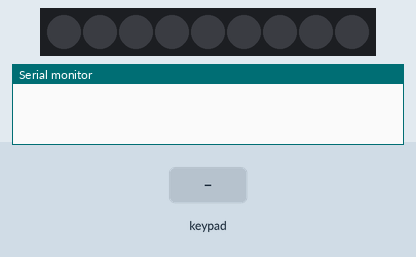
Bench run of a sketch on a simulated Arduino Uno, built with avr-gcc and run on an emulated ATmega328P. On the bench: 9 RGB LEDs in strip order, left to right, the last lines printed to the serial monitor. Wiring (inferred from the names in the program): 3×3 keypad with keys 1 2 3 4 5 6 7 8 9 (labels assumed): rows A0, A1, A2; columns pin 4, pin 5, pin 6. The test bench sets the inputs (shaded band).

Above: at 1.2 s.
1.3 s: keypad keys 1 2 pressed 0.4 s apart
At 3.8 s:
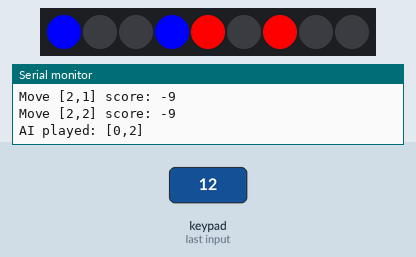
4.1 s: key '4' pressed
At 7.0 s:
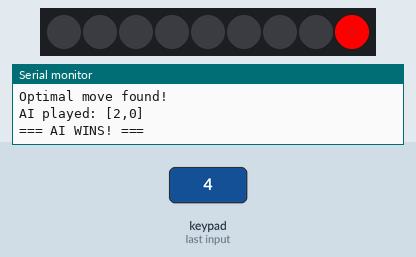
9.5 s: key '3' pressed
At 12.2 s:
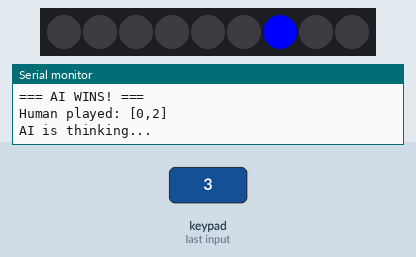
12.5 s: keypad keys 2 5 pressed 0.4 s apart
At 14.2 s:
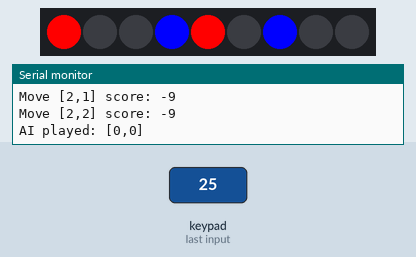
Timing chart, 0 to 15.7 s (numbered marks = the images above; inputs shaded):
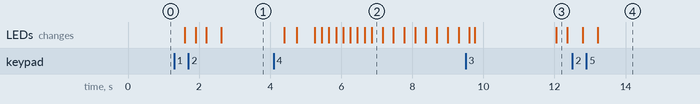

The sketch:

UnbeatableTicTacToe.ino
```cpp
#include <FastLED.h>

// Uncomment for AI vs AI demo mode
// #define DEMO_MODE
// Demo mode not implemented yet

enum Player { EMPTY, HUMAN, AI_OPPONENT };

// Board configuration
static constexpr uint8_t GRID_SIZE = 3;

// Column pins (output) - for scanning sensors
static constexpr uint8_t SENSOR_COL_0_PIN = 4;
static constexpr uint8_t SENSOR_COL_1_PIN = 5;
static constexpr uint8_t SENSOR_COL_2_PIN = 6;

// Row pins (input) - for reading sensors
static constexpr uint8_t SENSOR_ROW_0_PIN = A0;
static constexpr uint8_t SENSOR_ROW_1_PIN = A1;
static constexpr uint8_t SENSOR_ROW_2_PIN = A2;

// LED configuration
static constexpr uint8_t LED_DATA_PIN = 9;
static constexpr uint8_t TOTAL_LEDS = GRID_SIZE * GRID_SIZE;

// Random seed pin
static constexpr uint8_t RANDOM_SEED_PIN = A3;

// Game state
Player currentPlayer = HUMAN;
bool isFirstMove = true;
Player gameBoard[GRID_SIZE][GRID_SIZE];
CRGB ledArray[TOTAL_LEDS];

// LED colors
const CRGB COLOR_HUMAN = CRGB::Blue;
const CRGB COLOR_AI = CRGB::Red;
const CRGB COLOR_EMPTY = CRGB::Black;
const CRGB COLOR_DRAW = CRGB::Green;

void setup() {
  Serial.begin(9600);

  // Initialize LED strip
  FastLED.addLeds<WS2811, LED_DATA_PIN, RGB>(ledArray, TOTAL_LEDS);

  // Setup sensor column pins (output)
  pinMode(SENSOR_COL_0_PIN, OUTPUT);
  pinMode(SENSOR_COL_1_PIN, OUTPUT);
  pinMode(SENSOR_COL_2_PIN, OUTPUT);

  // Setup sensor row pins (input with pullup)
  pinMode(SENSOR_ROW_0_PIN, INPUT_PULLUP);
  pinMode(SENSOR_ROW_1_PIN, INPUT_PULLUP);
  pinMode(SENSOR_ROW_2_PIN, INPUT_PULLUP);

  // Initialize random seed for AI first move randomization
  randomSeed(analogRead(RANDOM_SEED_PIN));

  // Clear board
  resetBoard();
}

// ============================================
// SENSOR POLLING FUNCTIONS
// ============================================

// Activate a specific column for sensor scanning
void activateSensorColumn(uint8_t columnIndex) {
  for (uint8_t col = 0; col < GRID_SIZE; ++col) {
    if (col == columnIndex) {
      digitalWrite(col + SENSOR_COL_0_PIN, LOW);  // Activate this column
    } else {
      digitalWrite(col + SENSOR_COL_0_PIN, HIGH); // Deactivate others
    }
  }
  // Allow signals to settle after switching columns
  delayMicroseconds(50);
}

// Check which row sensor is triggered (-1 if none) with simple debouncing
int8_t getActiveSensorRow() {
  for (uint8_t row = 0; row < GRID_SIZE; ++row) {
    uint8_t hits = 0;
    const uint8_t samples = 3;
    for (uint8_t s = 0; s < samples; ++s) {
      if (digitalRead(row + SENSOR_ROW_0_PIN) == LOW) {
        hits++;
      }
      delayMicroseconds(50);
    }
    if (hits == samples) {
      return row;
    }
  }
  return -1; // No sensor triggered
}

// ============================================
// BOARD DISPLAY FUNCTIONS
// ============================================

void updateLEDDisplay() {
  for (uint8_t row = 0; row < GRID_SIZE; ++row) {
    for (uint8_t col = 0; col < GRID_SIZE; ++col) {
      uint8_t ledIndex = row + col * GRID_SIZE;

      switch (gameBoard[row][col]) {
        case EMPTY:
          ledArray[ledIndex] = COLOR_EMPTY;
          break;
        case HUMAN:
          ledArray[ledIndex] = COLOR_HUMAN;
          break;
        case AI_OPPONENT:
          ledArray[ledIndex] = COLOR_AI;
          break;
      }
    }
  }
  FastLED.show();
}

// ============================================
// GAME LOGIC FUNCTIONS
// ============================================

void resetBoard() {
  for (uint8_t row = 0; row < GRID_SIZE; ++row) {
    for (uint8_t col = 0; col < GRID_SIZE; ++col) {
      gameBoard[row][col] = EMPTY;
    }
  }
  isFirstMove = true;
  currentPlayer = HUMAN;
}

// Check if there are any empty spaces left
bool hasMovesRemaining() {
  for (uint8_t row = 0; row < GRID_SIZE; ++row) {
    for (uint8_t col = 0; col < GRID_SIZE; ++col) {
      if (gameBoard[row][col] == EMPTY) {
        return true;
      }
    }
  }
  return false;
}

// Evaluate board state: +10 for AI win, -10 for human win, 0 for no winner
int16_t evaluateBoardState() {
  // Rows
  for (uint8_t r = 0; r < GRID_SIZE; ++r) {
    if (gameBoard[r][0] != EMPTY &&
        gameBoard[r][0] == gameBoard[r][1] &&
        gameBoard[r][1] == gameBoard[r][2]) {
      return (gameBoard[r][0] == AI_OPPONENT) ? 10 : -10;
    }
  }

  // Columns
  for (uint8_t c = 0; c < GRID_SIZE; ++c) {
    if (gameBoard[0][c] != EMPTY &&
        gameBoard[0][c] == gameBoard[1][c] &&
        gameBoard[1][c] == gameBoard[2][c]) {
      return (gameBoard[0][c] == AI_OPPONENT) ? 10 : -10;
    }
  }

  // Main diagonal
  if (gameBoard[0][0] != EMPTY &&
      gameBoard[0][0] == gameBoard[1][1] &&
      gameBoard[1][1] == gameBoard[2][2]) {
    return (gameBoard[0][0] == AI_OPPONENT) ? 10 : -10;
  }

  // Anti-diagonal
  if (gameBoard[0][2] != EMPTY &&
      gameBoard[0][2] == gameBoard[1][1] &&
      gameBoard[1][1] == gameBoard[2][0]) {
    return (gameBoard[0][2] == AI_OPPONENT) ? 10 : -10;
  }

  return 0; // No winner yet
}

// ============================================
// AI - MINIMAX ALGORITHM
// ============================================

int16_t minimax(Player player, uint8_t depth = 0) {
  int16_t boardValue = evaluateBoardState();

  // Terminal states with depth bias
  if (boardValue == 10) {
    return 10 - depth; // quicker win is better
  }
  if (boardValue == -10) {
    return depth - 10; // delay losses
  }
  if (!hasMovesRemaining()) {
    return 0; // Draw
  }

  if (player == AI_OPPONENT) {
    // AI's turn - maximize score
    int16_t maxScore = -10000;

    for (uint8_t row = 0; row < GRID_SIZE; ++row) {
      for (uint8_t col = 0; col < GRID_SIZE; ++col) {
        if (gameBoard[row][col] != EMPTY) continue;

        gameBoard[row][col] = AI_OPPONENT; // Try move
        int16_t score = minimax(HUMAN, depth + 1);
        maxScore = max(maxScore, score);
        gameBoard[row][col] = EMPTY; // Undo move
      }
    }
    return maxScore;

  } else {
    // Human's turn - minimize score
    int16_t minScore = 10000;

    for (uint8_t row = 0; row < GRID_SIZE; ++row) {
      for (uint8_t col = 0; col < GRID_SIZE; ++col) {
        if (gameBoard[row][col] != EMPTY) continue;

        gameBoard[row][col] = HUMAN; // Try move
        int16_t score = minimax(AI_OPPONENT, depth + 1);
        minScore = min(minScore, score);
        gameBoard[row][col] = EMPTY; // Undo move
      }
    }
    return minScore;
  }
}

bool calculateBestMove(uint8_t& bestRow, uint8_t& bestCol, Player player) {
  bool found = false;
  int16_t bestScore = (player == AI_OPPONENT) ? -10000 : 10000;
  Player opponent = (player == AI_OPPONENT) ? HUMAN : AI_OPPONENT;

  Serial.println("Calculating best move...");

  for (uint8_t row = 0; row < GRID_SIZE; ++row) {
    for (uint8_t col = 0; col < GRID_SIZE; ++col) {
      if (gameBoard[row][col] != EMPTY) continue;

      found = true;

      // Try this move
      gameBoard[row][col] = player;
      int16_t moveScore = minimax(opponent); // depth defaults to 0

      Serial.print("Move [");
      Serial.print(row);
      Serial.print(",");
      Serial.print(col);
      Serial.print("] score: ");
      Serial.println(moveScore);

      gameBoard[row][col] = EMPTY; // Undo move

      // Check if this is better
      bool isBetterMove = (player == AI_OPPONENT) ? (moveScore > bestScore) : (moveScore < bestScore);

      if (isBetterMove) {
        bestRow = row;
        bestCol = col;
        bestScore = moveScore;
      }

      // Early exit if optimal move found
      if ((player == AI_OPPONENT && bestScore == 10) || (player == HUMAN && bestScore == -10)) {
        Serial.println("Optimal move found!");
        return true;
      }
    }
  }

  return found;
}

// ============================================
// ANIMATION FUNCTIONS
// ============================================

void playWinAnimation(CRGB color) {
  // Chase effect
  for (int i = 0; i < TOTAL_LEDS; ++i) {
    for (int j = 0; j < TOTAL_LEDS; ++j) {
      ledArray[j] = (j == i) ? color : COLOR_EMPTY;
    }
    FastLED.show();
    delay(200);
  }

  // Fade out effect
  for (int brightness = 255; brightness >= 0; --brightness) {
    FastLED.setBrightness(brightness);
    for (int i = 0; i < TOTAL_LEDS; ++i) {
      ledArray[i] = color;
    }
    FastLED.show();
    delay(10);
  }

  FastLED.setBrightness(255); // Reset brightness
}

// ============================================
// DEBUG FUNCTIONS
// ============================================

void printBoardToSerial() {
  Serial.println("\n--- Current Board ---");
  for (uint8_t row = 0; row < GRID_SIZE; ++row) {
    for (uint8_t col = 0; col < GRID_SIZE; ++col) {
      Serial.print(gameBoard[row][col]);
      Serial.print(" ");
    }
    Serial.println();
  }
  Serial.println("-------------------\n");
}

// ============================================
// MAIN GAME LOOP
// ============================================

void loop() {
  uint8_t chosenRow = 0;
  uint8_t chosenCol = 0;

  // ===== HUMAN'S TURN =====
  if (currentPlayer == HUMAN) {
    // Scan for sensor input
    for (uint8_t col = 0; col < GRID_SIZE; ++col) {
      activateSensorColumn(col);
      int8_t row = getActiveSensorRow();

      if (row != -1 && gameBoard[row][col] == EMPTY) {
        gameBoard[row][col] = HUMAN;
        currentPlayer = AI_OPPONENT;

        Serial.print("Human played: [");
        Serial.print(row);
        Serial.print(",");
        Serial.print(col);
        Serial.println("]");

        delay(300); // Debounce delay
        break;
      }
    }
  }
  // ===== AI'S TURN =====
  else {
    Serial.println("\nAI is thinking...");

    bool placed = false;

    // Optimal deterministic first move to ensure perfect play
    if (isFirstMove) {
      isFirstMove = false;
      if (gameBoard[1][1] == EMPTY) { chosenRow = 1; chosenCol = 1; placed = true; }
      else {
        const uint8_t corners[4][2] = { {0,0}, {0,2}, {2,0}, {2,2} };
        for (uint8_t i = 0; i < 4 && !placed; ++i) {
          uint8_t r = corners[i][0];
          uint8_t c = corners[i][1];
          if (gameBoard[r][c] == EMPTY) { chosenRow = r; chosenCol = c; placed = true; }
        }
      }
    }

    // Use minimax if not placed yet and the game is not already over
    if (!placed && hasMovesRemaining() && evaluateBoardState() == 0) {
      bool ok = calculateBestMove(chosenRow, chosenCol, AI_OPPONENT);
      placed = ok;
    }

    if (placed) {
      delay(300); // brief thinking pause
      gameBoard[chosenRow][chosenCol] = AI_OPPONENT;
      currentPlayer = HUMAN;

      Serial.print("AI played: [");
      Serial.print(chosenRow);
      Serial.print(",");
      Serial.print(chosenCol);
      Serial.println("]");
    } else {
      Serial.println("AI found no valid move (likely game over).");
    }
  }

  // Update LED display
  updateLEDDisplay();

  // Check for game end
  int16_t gameResult = evaluateBoardState();

  if (gameResult == 10) {
    delay(500);
    Serial.println("\n=== AI WINS! ===");
    playWinAnimation(COLOR_AI);
    resetBoard();
    updateLEDDisplay();
    delay(2000);

  } else if (gameResult == -10) {
    delay(500);
    Serial.println("\n=== HUMAN WINS! ===");
    playWinAnimation(COLOR_HUMAN);
    resetBoard();
    updateLEDDisplay();
    delay(2000);

  } else if (!hasMovesRemaining()) {
    delay(500);
    Serial.println("\n=== DRAW! ===");
    playWinAnimation(COLOR_DRAW);
    resetBoard();
    updateLEDDisplay();
    delay(2000);
  }
}
```

Measured:
- after the input at 1.3 s, the LEDs: first change after 0.30 s (image 1 shows a later state)
- after the input at 4.1 s, the LEDs: first change after 0.30 s (image 2 shows a later state)
- after the input at 9.5 s, the LEDs: first differ from a run without the input after 2.6 s (image 3)
- after the input at 12.5 s, the LEDs: first change after 0.30 s (image 4 shows a later state)
